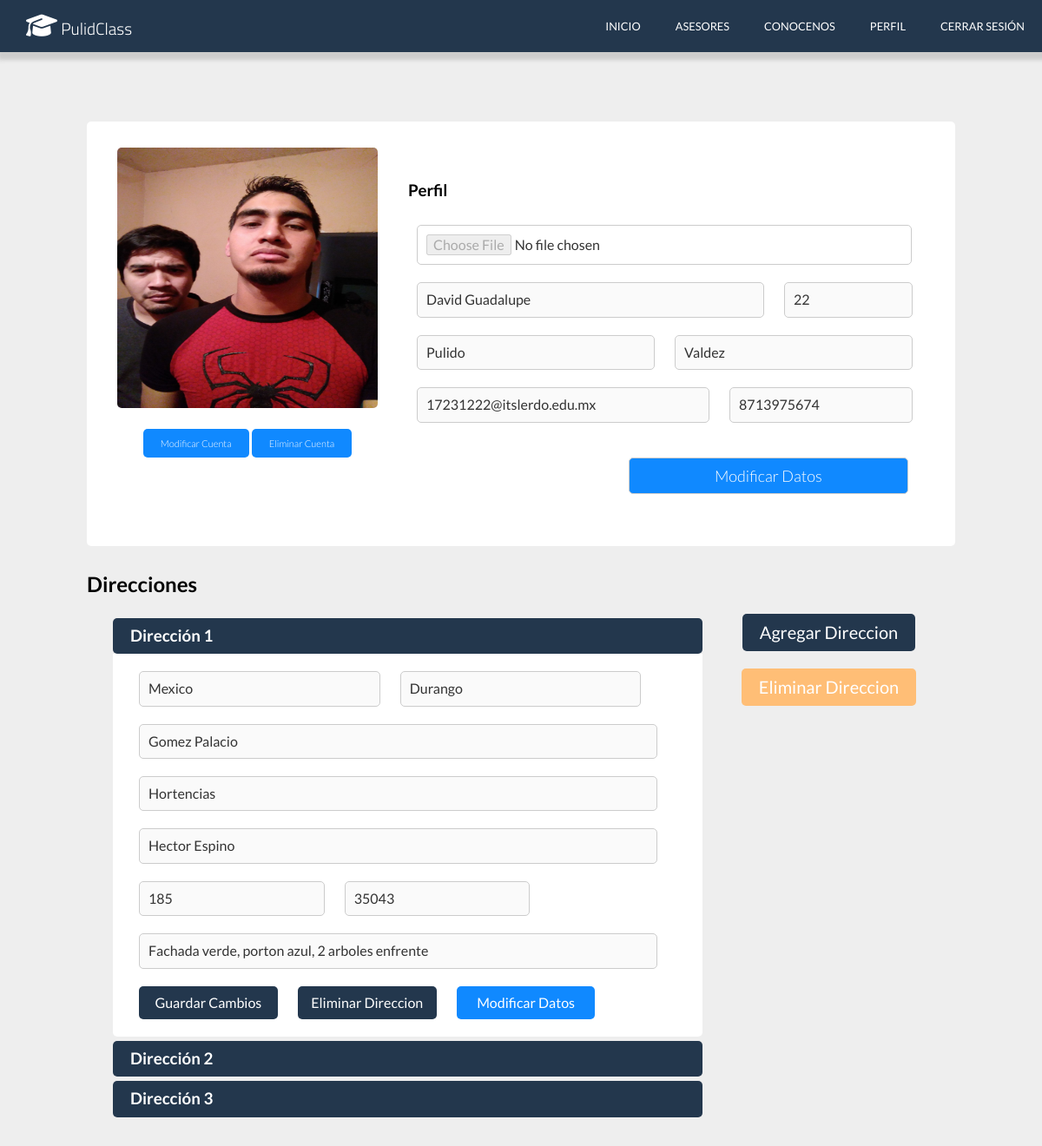
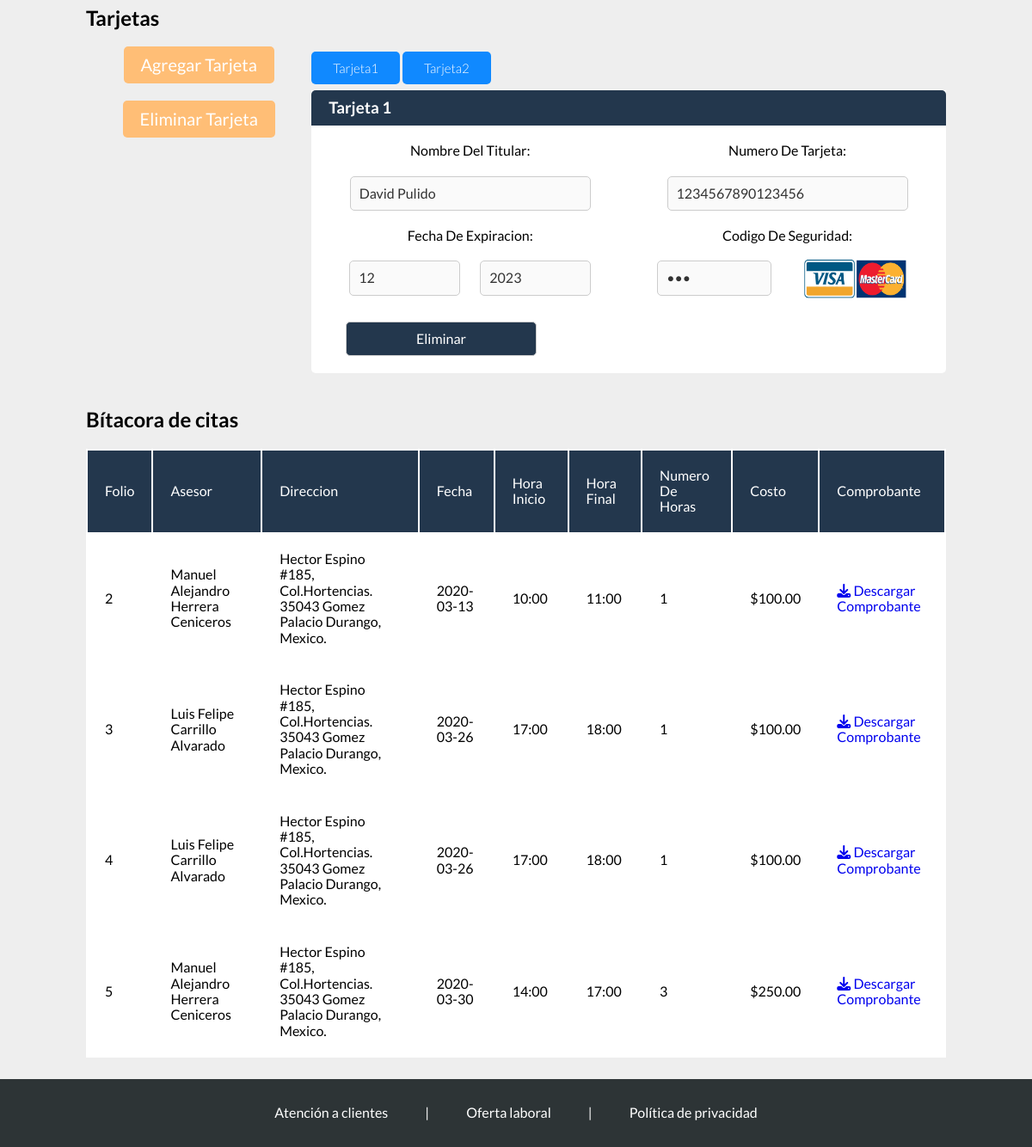
The app's page /perfil.php (signed in) with its own data (2 pictures, top to bottom).
### tables this page shows
CREATE TABLE `usuario` (
  `N_De_Usuario` int(11) NOT NULL,
  `Correo` varchar(70) DEFAULT NULL,
  `Nombres` varchar(50) DEFAULT NULL,
  `A_Paterno` varchar(20) DEFAULT NULL,
  `A_Materno` varchar(20) DEFAULT NULL,
  `Edad` int(11) DEFAULT NULL,
  `Telefono` varchar(16) DEFAULT NULL,
  `Foto` text DEFAULT NULL
);

CREATE TABLE `direccion` (
  `Id_Direccion` int(11) NOT NULL,
  `Pais` varchar(30) DEFAULT NULL,
  `Estado` varchar(30) DEFAULT NULL,
  `Ciudad` varchar(30) DEFAULT NULL,
  `Colonia` varchar(50) DEFAULT NULL,
  `Calle` varchar(50) DEFAULT NULL,
  `Numero` int(11) DEFAULT NULL,
  `Codigo_Postal` int(11) DEFAULT NULL,
  `Descripcion` varchar(250) DEFAULT NULL
);

CREATE TABLE `tarjeta` (
  `Id_Tarjeta` int(11) NOT NULL,
  `N_De_Usuario` int(11) DEFAULT NULL,
  `Nombre_T` varchar(200) DEFAULT NULL,
  `Num_T` varchar(200) DEFAULT NULL,
  `Mes` int(11) DEFAULT NULL,
  `Year` int(11) DEFAULT NULL,
  `Codigo_S` int(11) DEFAULT NULL
);

CREATE TABLE `cita` (
  `Folio` int(11) NOT NULL,
  `N_De_Usuario` int(11) DEFAULT NULL,
  `Id_Asesor` int(11) DEFAULT NULL,
  `Id_Tarjeta` int(11) DEFAULT NULL,
  `DireccionP1` varchar(200) DEFAULT NULL,
  `DireccionP2` varchar(200) DEFAULT NULL,
  `Dir_Descripcion` varchar(100) DEFAULT NULL,
  `Fecha` date DEFAULT NULL,
  `Hora_Inicial` varchar(15) DEFAULT NULL,
  `Hora_Final` varchar(15) DEFAULT NULL,
  `N_De_Horas` int(11) DEFAULT NULL,
  `Costo` decimal(10,2) DEFAULT NULL
);

CREATE TABLE `asesor` (
  `Id_Asesor` int(11) NOT NULL,
  `Nombre_Usuario` varchar(30) NOT NULL,
  `Edad` int(11) DEFAULT NULL,
  `Grado_Estudios` varchar(40) DEFAULT NULL,
  `Nombres` varchar(50) DEFAULT NULL,
  `A_Paterno` varchar(30) DEFAULT NULL,
  `A_Materno` varchar(30) DEFAULT NULL,
  `Ocupacion` varchar(50) DEFAULT NULL,
  `Materia1` varchar(70) DEFAULT NULL,
  `Materia2` varchar(70) DEFAULT NULL,
  `Materia3` varchar(70) DEFAULT NULL,
  `Descripcion` varchar(250) DEFAULT NULL,
  `Correo` varchar(70) DEFAULT NULL,
  `Telefono` varchar(16) DEFAULT NULL,
  `Foto` text DEFAULT NULL
);

### views/perfil.view.php (the view, shortened to what this page needs)
<!DOCTYPE html>
<html lang="en">
<head>
    <link rel="stylesheet" href="css/normalize.css">
    <link rel="stylesheet" href="css/perfil/estilos.css">
</head>
<body>
    <header>
        <div class="menu">
            <div class="logo">
                <a href="index.php"><h2 class="page-name"><i class="fas fa-graduation-cap"></i> PulidClass</h2></a>
            </div>
            <nav>
                <a href="index.php">Inicio</a>
                <a href="asesores.php">Asesores</a>
                <a href="conocenos.php">Conocenos</a>
                <?php if(isset($_SESSION['cliente'])): ?>
                    <a href="perfil.php">Perfil</a>
                    <a href="logout.php">Cerrar Sesión</a>
                <?php elseif(isset($_SESSION['admin'])): ?>
                    <a href="admin.php">Perfil</a>
                    <a href="logout.php">Cerrar Sesión</a>
                <?php elseif(isset($_SESSION['asesor'])): ?>
                    <a href="asesor.php">Perfil</a>
                    <a href="logout.php">Cerrar Sesión</a>
                <?php else: ?>
                    <a href="register.php">Registrate</a>
                    <a href="login.php">Iniciar Sesión</a>
                <?php endif; ?>
            </nav>
        </div>
    </header>
    <main>
        <div class="perfil">
            <div class="foto">
                <div id="foto_usuario"><img src="<?php echo $info_personal['Foto']?>" alt=""></div>
                <a href="modifica.php">Modificar Cuenta</a>
                <a href="elimina.php">Eliminar Cuenta</a>
            </div>
            <div class="info">
                <h3 class="titulo">Perfil</h3>
                <form enctype="multipart/form-data" action="<?php echo htmlspecialchars($_SERVER['PHP_SELF']); ?>" method="POST">
                    <input type="file" name="foto" id="foto" disabled value="<?php echo $info_personal['Foto']?>">
                    <input type="text" name="nombre" id="nombre" placeholder="Nombres" disabled value="<?php echo $info_personal['Nombres']?>">
                    <input type="text" name="edad" id="edad" placeholder="edad" disabled value="<?php echo $info_personal['Edad']?>">
                    <input type="text" name="paterno" id="paterno" placeholder="Apellido Paterno" disabled value="<?php echo $info_personal['A_Paterno']?>">
                    <input type="text" name="materno" id="materno" placeholder="Apellido Materno" disabled value="<?php echo $info_personal['A_Materno']?>">
                    <input type="text" name="correo" id="correo" placeholder="Correo Electronico" disabled value="<?php echo $info_personal['Correo']?>">
                    <input type="text" name="telefono" id="telefono" placeholder="Numero Telefonico" disabled value="<?php echo $info_personal['Telefono']?>">
                    <div class="perfil-footer">
                        <input type="button" class="button" id="modificar_usuario" value="Modificar Datos" onclick="Modificar_Datos_Usuario()">
                    </div>
                </form>
            </div>
        </div>
        <h2>Direcciones</h2>
        <div class="direccion">
            <div class="direcciones">
            <?php
                $cont=0;
                    foreach($direcciones as $direccion){
                    $id_direccion=$direccion['Id_Direccion'];
                    $cont=$cont+1;
                    $statement = $conexion->prepare('SELECT * FROM direccion WHERE id_direccion = :id_direccion LIMIT 1');
                    $statement->execute(array(':id_direccion' => $id_direccion));
                    $direccion_datos=$statement->fetchAll();
                    foreach($direccion_datos as $dato){
                ?>
                    <h3 class="titulo" id="titulo<?php echo $cont?>">Dirección <?php echo $cont?></h3>
                    <div class="datos">
                        <form enctype="multipart/form-data" action="<?php echo htmlspecialchars($_SERVER['PHP_SELF']); ?>" method="POST">
                                <input type="text" name="pais" class="pais" id="pais<?php echo $cont?>" placeholder="Pais" disabled value=<?php echo $dato['Pais']?>>
                                <input type="text" name="estado" class="estado" id="estado<?php echo $cont?>" placeholder="Estado" disabled value="<?php echo $dato['Estado']?>">
                                <input type="text" name="ciudad" class="ciudad" id="ciudad<?php echo $cont?>" placeholder="Ciudad" disabled value="<?php echo $dato['Ciudad']?>">
                                <input type="text" name="colonia" class="colonia" id="colonia<?php echo $cont?>" placeholder="Colonia" disabled value="<?php echo $dato['Colonia']?>">
                                <input type="text" name="calle" class="calle" id="calle<?php echo $cont?>" placeholder="Calle" disabled value="<?php echo $dato['Calle']?>">
                                <input type="text" name="numero" class="numero" id="numero<?php echo $cont?>" placeholder="Numero" disabled value="<?php echo $dato['Numero']?>">
                                <input type="text" name="codigo_postal" class="codigo_postal" id="codigo_postal<?php echo $cont?>" placeholder="Codigo Postal" disabled value="<?php echo $dato['Codigo_Postal']?>">
                                <input type="text" name="descripcion" class="descripcion" id="descripcion<?php echo $cont?>" placeholder="Descripcion" disabled value="<?php echo $dato['Descripcion']?>">
                                <input type="submit" name="guardar" disabled value="Guardar Cambios" onclick="Habilitar_ID(<?php echo $cont?>)" id="guardar<?php echo $cont?>">
                                <input type="submit" name="eliminar"  disabled value="Eliminar Direccion" onclick="Habilitar_ID(<?php echo $cont?>)" id="eliminar_d<?php echo $cont?>">
                                <input type="button" value="Modificar Datos"  onclick="Modificar_Datos_Direccion(<?php echo $cont?>)">
                        </form>
                    </div>
                <?php
                    }
                }
                $cont_agregar=$cont+1;
                ?>
            </div>
            <div class="botones">
            <?php if($cont_agregar==4): ?>
                <input type="button" value="Agregar Direccion" onclick="Agregar_Direccion(<?php echo $cont_agregar?>)" disabled style="background:#23374d;">
            <?php else: ?>
                <input type="button" value="Agregar Direccion" onclick="Agregar_Direccion(<?php echo $cont_agregar?>)">
            <?php endif; ?>
                <input type="button" value="Eliminar Direccion" onclick="Habilitar_Boton()">
            </div>
        </div>
        <h2>Tarjetas</h2>
        <div class="cont_tarjetas">
            <?php
                $contagregar_t=1;
                foreach($tarjetas as $tarjeta){
                    $contagregar_t=$contagregar_t+1;
                }
            ?>
            <div class="botones">
                <?php if($contagregar_t==3): ?>
                    <input type="button" value="Agregar Tarjeta" onclick="Agregar_Tarjeta(<?php echo $contagregar_t?>)" disabled style="background:#23374d;">
                <?php else: ?>
                    <input type="button" value="Agregar Tarjeta" onclick="Agregar_Tarjeta(<?php echo $contagregar_t?>)">
                <?php endif; ?>
                    <input type="button" value="Eliminar Tarjeta" onclick="Habilitar_Boton_Tarjeta()">
            </div>
            <div class="tarjetas">
                <div class="etiquetas">
                    <ul>
                        <li><a href="#tabs-1">Tarjeta1</a></li>
                        <li><a href="#tabs-2">Tarjeta2</a></li>
                    </ul>
                </div>
                <?php
                $cont_t=0;
                    foreach($tarjetas as $tarjeta){
                    $cont_t=$cont_t+1;
                ?>
                <div class="tarjeta<?php echo $cont_t?>" id="tabs-<?php echo $cont_t?>">
                    <h3 class="titulo" id="titulo">Tarjeta <?php echo $cont_t?></h3>
                    <form enctype="multipart/form-data" action="<?php echo htmlspecialchars($_SERVER['PHP_SELF']); ?>" method="POST">
                        <div class="datos">
                            <div class="principal">
                                <p>Nombre Del Titular:</p>
                                <input type="text" name="titular" id="nombre<?php echo $cont_t?>" placeholder="Como aparece en la tarjeta" disabled value="<?php echo $tarjeta['Nombre_T']?>">
                                <p>Fecha De Expiracion:</p>
                                <div class="fecha">
                                    <input type="text" name="expiracion_mes" id="mes<?php echo $cont_t?>" placeholder="Mes" disabled value="<?php echo $tarjeta['Mes']?>">
                                    <input type="text" name="expiracion_year" id="año<?php echo $cont_t?>" placeholder="Año" disabled value="<?php echo $tarjeta['Year']?>">
                                </div>
                            </div>
                            <div class="secundario">
                                <p>Numero De Tarjeta:</p>
                                <input type="text" name="tarjeta" id="numero_t<?php echo $cont_t?>" disabled value="<?php echo $tarjeta['Num_T']?>">
                                <p>Codigo De Seguridad:</p>
                                <div class="codigo">
                                    <input type="password" name="codigo" id="codigo<?php echo $cont_t?>" placeholder="3 digitos" disabled value="<?php echo $tarjeta['Codigo_S']?>">
                                    <a href="#"><img src="img/logo_tarjetas.png" alt=""></a>
                                </div>
                            </div>
                        </div>
                        <div class="submit">
                            <input type="submit" name="eliminar_t" value="Eliminar" disabled id="eliminar_t<?php echo $cont_t?>">
                        </div>
                    </form>
                </div>
                <?php }
                ?>
            </div>
        </div>
        <div class="citas">
            <h2>Bítacora de citas</h2>
            <table class="table">
                <thead class="thead-dark">
                    <tr id="header">
                        <td scope="col">Folio</td>
                        <td scope="col">Asesor</td>
                        <td scope="col">Direccion</td>
                        <td scope="col">Fecha</td>
                        <td scope="col">Hora Inicio</td>
                        <td scope="col">Hora Final</td>
                        <td scope="col">Numero De Horas</td>
                        <td scope="col">Costo</td>
                        <td scope="col">Comprobante</td>
                    </tr>
                </thead>
                <?php
                    foreach($citas as $cita){
                        $id_asesor=$cita['Id_Asesor'];
                        $statement = $conexion->prepare('SELECT * FROM Asesor WHERE Id_Asesor = :id_asesor');
                        $statement->execute(array(':id_asesor' => $id_asesor));
                        $asesor=$statement->fetch();
                        $nombre_asesor=$asesor['Nombres']." ".$asesor['A_Paterno']." ".$asesor['A_Materno'];
                ?>
                <tbody>
                    <tr>
                        <td scope="row"><?php echo $cita['Folio']?></td>
                        <td><?php echo $nombre_asesor?></td>
                        <td><?php echo $cita['DireccionP1']; echo $cita['DireccionP2']?></td>
                        <td><?php echo $cita['Fecha']?></td>
                        <td><?php echo $cita['Hora_Inicial']?></td>
                        <td><?php echo $cita['Hora_Final']?></td>
                        <td><?php echo $cita['N_De_Horas']?></td>
                        <td><?php echo "$".$cita['Costo']?></td>
                        <td><a href="ticket.php?Folio=<?php echo $cita['Folio']?>" id="ticket" target="_black"><i class="fas fa-download"></i> Descargar Comprobante</a></td>
                    </tr>
                </tbody>
                <?php
                }
                ?>
            </table>
        </div>
    </main>
    <footer>
        <div class="info">
            <a href="#">Atención a clientes</a>
            <a href="#" class="separador"> | </a>
            <a href="#">Oferta laboral</a>
            <a href="#" class="separador"> | </a>
            <a href="politicas.php">Política de privacidad</a>
        </div>
    </footer>
</body>
</html>

### records on screen
usuario: Foto (picture), nombre "David Guadalupe", edad "22", paterno "Pulido", materno "Valdez", correo "17231222@itslerdo.edu.mx", telefono "8713975674"
direccion: pais "Mexico", estado "Durango", ciudad "Gomez Palacio", colonia "Hortencias", calle "Hector Espino", numero "185", codigo_postal "35043", descripcion "Fachada verde, porton azul, 2 arboles enfrente"
tarjeta: titular "David Pulido", expiracion_mes "12", expiracion_year "2023", tarjeta "1234567890123456"
cita: Folio "2", Id_Asesor.A_Materno "Manuel Alejandro Herrera Ceniceros", DireccionP1 "Hector Espino #185, Col.Hortencias. 35043", DireccionP2 "Gomez Palacio Durango, Mexico.", Fecha "2020-03-13", Hora_Inicial "10:00", Hora_Final "11:00", N_De_Horas "1", Costo "100.00"
cita: Folio "3", Id_Asesor.A_Materno "Luis Felipe Carrillo Alvarado", DireccionP1 "Hector Espino #185, Col.Hortencias. 35043", DireccionP2 "Gomez Palacio Durango, Mexico.", Fecha "2020-03-26", Hora_Inicial "17:00", Hora_Final "18:00", N_De_Horas "1", Costo "100.00"
cita: Folio "4", Id_Asesor.A_Materno "Luis Felipe Carrillo Alvarado", DireccionP1 "Hector Espino #185, Col.Hortencias. 35043", DireccionP2 "Gomez Palacio Durango, Mexico.", Fecha "2020-03-26", Hora_Inicial "17:00", Hora_Final "18:00", N_De_Horas "1", Costo "100.00"
cita: Folio "5", Id_Asesor.A_Materno "Manuel Alejandro Herrera Ceniceros", DireccionP1 "Hector Espino #185, Col.Hortencias. 35043", DireccionP2 "Gomez Palacio Durango, Mexico.", Fecha "2020-03-30", Hora_Inicial "14:00", Hora_Final "17:00", N_De_Horas "3", Costo "250.00"
